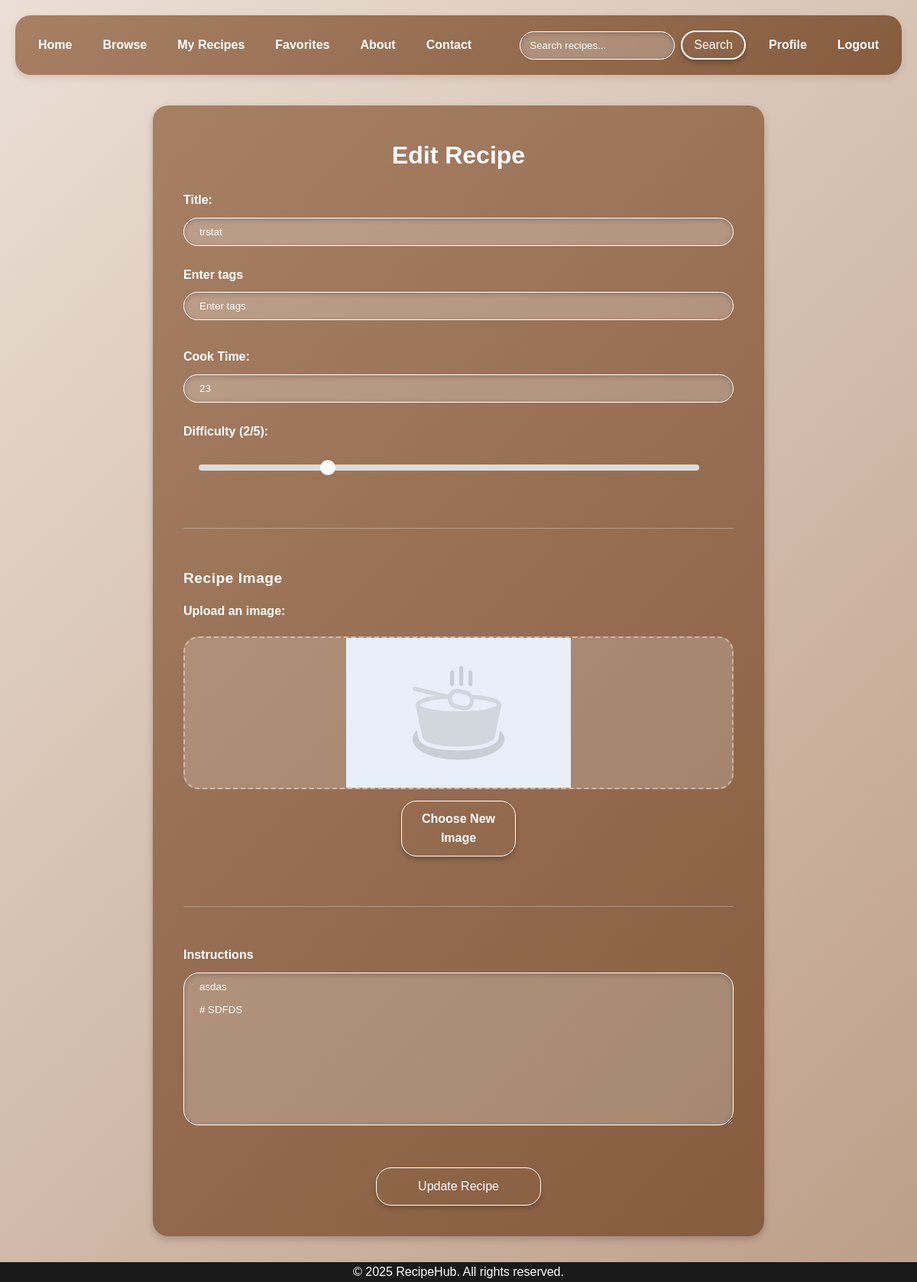
Page /recipe/096b8a75-b30a-428e-9432-881333ce4b45/edit (signed in) on the committed database.
### website/models.py (models this page shows)
class Recipe(db.Model):
    __tablename__ = 'recipes'
    id = db.Column(db.String(36), primary_key=True, default=lambda: str(uuid.uuid4()))
    user_id = db.Column(db.String(36), db.ForeignKey('users.id'))
    title = db.Column(db.String(150), nullable=False)
    image = db.Column(db.String(250))
    cooking_time = db.Column(db.String(150))
    difficulty = db.Column(db.Integer)
    rating = db.Column(db.Float)
    instructions = db.Column(db.Text)
    created = db.Column(db.DateTime, default=datetime.datetime.utcnow)
    user = db.relationship('User', back_populates='recipes')
    tags = db.relationship('Tag', secondary=recipe_tags, back_populates='recipes')

### website/views.py (the view, shortened to what this page needs)
@views.route('/recipe/<recipe_id>/edit', methods=['GET', 'POST'])
@login_required
def edit_recipe(recipe_id):
    recipe = Recipe.query.get(recipe_id)
    if not recipe or recipe.user_id != current_user.id:
        flash("Recipe not found or you don't have permission to edit it.", category="error")
        return redirect(url_for('views.home'))
    tags = ','.join([tag.name for tag in recipe.tags])
    return render_template('edit_recipe.html', recipe=recipe, tags=tags)

### website/__init__.py (called while the page is built)
def create_app():
    app = Flask(__name__, static_folder='static')
    DEVELOPMENT = True
    app.secret_key = 'sdfsdgasdg32y35dfujesf42geasca8fg2vnuwfrg'
    app.config['SQLALCHEMY_DATABASE_URI'] = f'sqlite:///{"database.db"}'
    db.init_app(app)
    from .views import views
    from .auth import auth
    app.register_blueprint(views, url_prefix='/')
    app.register_blueprint(auth, url_prefix='/')
    with app.app_context():
        db.create_all()
    login_manager = LoginManager()
    login_manager.login_view = 'auth.login'
    login_manager.init_app(app)
    @login_manager.user_loader
    def load_user(id):
        return User.query.get(id)
    return app

### website/auth.py (called while the page is built)
def login_required(f):
    @wraps(f)
    def decorated_function(*args, **kwargs):
        if not current_user.is_authenticated:
            flash('Please login to access this page.', category='error')
            return redirect(url_for('auth.login'))
        return f(*args, **kwargs)
    return decorated_function

### website/templates/edit_recipe.html (shortened to what this page needs)
{% extends "index.html" %}
{% block styles %}
<link rel= "stylesheet" type= "text/css" href= "{{ url_for('static',filename='css/create-recipe.css') }}">
{% endblock %}
{% block content %}
  <div class="add-recipe-container">
    <h2>Edit Recipe</h2>
    <form action="{{ url_for('views.edit_recipe', recipe_id=recipe.id) }}" method="POST" enctype="multipart/form-data">
      <div class="form-section">
        <div class="input-group">
          <label for="title" class="form-label">Title: </label>
          <input class="form-label" type="text" id="title" name="title" placeholder="Enter title..." required value="{{ recipe.title }}">
        </div>
        <div class="input-group">
            <label for="tag-input" class="form-label">Enter tags</label>
            <input class="form-label" id="tag-input" type="text" placeholder="Enter tags">
        </div>
        <div class="input-group">
          <label for="cooking_time" class="form-label">Cook Time: </label>
            <input class="form-label" type="number" id="cooking_time" name="cooking_time" placeholder="Enter cooking time in minutes..." required value="{{ recipe.cooking_time }}">
        </div>
        <div class="input-group">
          <label for="difficulty" class="form-label">Difficulty (<span id="difficultyValue">{{ recipe.difficulty }}</span>/5):</label>
          <input class="form-label" type="range" id="difficulty" name="difficulty" min="1" max="5" value="{{ recipe.difficulty }}" oninput="document.getElementById('difficultyValue').innerText = this.value">
        </div>
      </div>
        <div class="form-section">
          <div class="form-section-title">Recipe Image</div>
          <div class="input-group">
              <label for="image" class="form-label">Upload an image: </label>
              <div class="file-upload-container">
                  <div class="file-upload-preview" id="image-preview">
                      <img src="{{ url_for('static', filename=recipe.image) }}" alt="Recipe Image">
                  </div>
                  <label for="image" class="file-upload-button">Choose New Image</label>
              </div>
          </div>
        </div>
        <div class="input-group">
          <label for="instructions" class="form-label">Instructions</label>
          <textarea class="form-label" id="instructions" name="instructions" rows="5" placeholder="Enter instructions..." required>{{ recipe.instructions }}</textarea>
        </div>
        <button type="submit" class="create-button">Update Recipe</button>
    </form>
  </div>
{% endblock %}

### website/static/css/index.css (style rules this page uses)
:root { --primary-color: #ff6b6b; --secondary-color: #1a1a1a; --accent-color: #f7f7f7; --bg-gradient: linear-gradient(135deg, #a78064 0%, #865c3e 100%); --bg-gradient2: linear-gradient(135deg, #ebdfd5 0%, #bd9e88 100%); --bg-color: #e4cebc; --font-family: 'Montserrat', sans-serif; --transition-speed: 0.3s; --border-radius: 20px; --box-background:rgba(255, 255, 255, 0.25); --text-box-background:rgba(255, 255, 255, 0.75); --text-color-main: white; --text-color-second: grey; }
* { margin: 0; padding: 0; box-sizing: border-box; }
html { background: var(--bg-gradient2); background-size: cover; background-attachment: fixed; height: auto; }
body { font-family: var(--font-family); color: var(--secondary-color); line-height: 1.6; padding: 20px; overflow-y: auto; }

### website/static/css/create-recipe.css (style rules this page uses)
.add-recipe-container { background: var(--bg-gradient); padding: 40px; border-radius: var(--border-radius); box-shadow: 0 4px 10px rgba(0, 0, 0, 0.2); max-width: 800px; margin: 40px auto; color: white; }
.form-section { border-bottom: 1px solid rgba(255, 255, 255, 0.3); padding-bottom: 30px; margin-bottom: 30px; }
.form-section-title { font-size: 1.2rem; margin-bottom: 15px; font-weight: 600; letter-spacing: 0.5px; }
.file-upload-container { position: relative; overflow: hidden; display: flex; flex-direction: column; align-items: center; margin-top: 10px; }
.file-upload-preview { width: 100%; height: 200px; border-radius: var(--border-radius); background-color: rgba(255, 255, 255, 0.2); display: flex; align-items: center; justify-content: center; margin-bottom: 15px; overflow: hidden; border: 2px dashed rgba(255, 255, 255, 0.4); }
.file-upload-preview img { max-width: 100%; max-height: 100%; object-fit: contain; }
.file-upload-button { background: transparent; border: 1px solid white; padding: 5px 5px; border-radius: var(--border-radius); cursor: pointer; transition: var(--transition-speed); color: #fff; box-shadow: 0 4px 6px rgba(0, 0, 0, 0.2); width: 150px; text-align: center; padding: 10px; font-size: 1rem; }
.add-recipe-container h2 { font-size: 2rem; margin-bottom: 20px; text-align: center; }
.add-recipe-container form { display: flex; flex-direction: column; gap: 20px; }
.input-group { display: flex; flex-direction: column; margin-bottom: 25px; }
.input-group label { margin-bottom: 10px; font-weight: 600; }
.input-group input, .input-group textarea { outline:none; width: 100%; padding: 10px 45px 10px 20px; border-radius: 20px; border: 1px solid white; background: transparent; box-shadow: inset 0 2px 6px rgba(0, 0, 0, 0.2); color: white; font-family: var(--font-family); background: rgba(255, 255, 255, 0.25); }
.input-group textarea { height: 200px; }
.input-group textarea::placeholder, input::placeholder { color: white; }
.input-group input[type="range"] { width: 100%; }
.create-button { border-radius: var(--border-radius); border: 1px solid white; background: transparent; color: #fff; padding: 15px; font-size: 1rem; cursor: pointer; transition: background-color var(--transition-speed); box-shadow: 0 4px 6px rgba(0, 0, 0, 0.2); width:30%; margin: 0 auto; margin-top: 10px; }
input[type=range] { -webkit-appearance: none; width: 200px; margin: 10px 0; border: none; box-shadow: none; background: transparent; }

### rows in the picture
Recipe: title "trstat", cooking_time "23", difficulty "2", image (placeholder picture), instructions "asdas # SDFDS"
